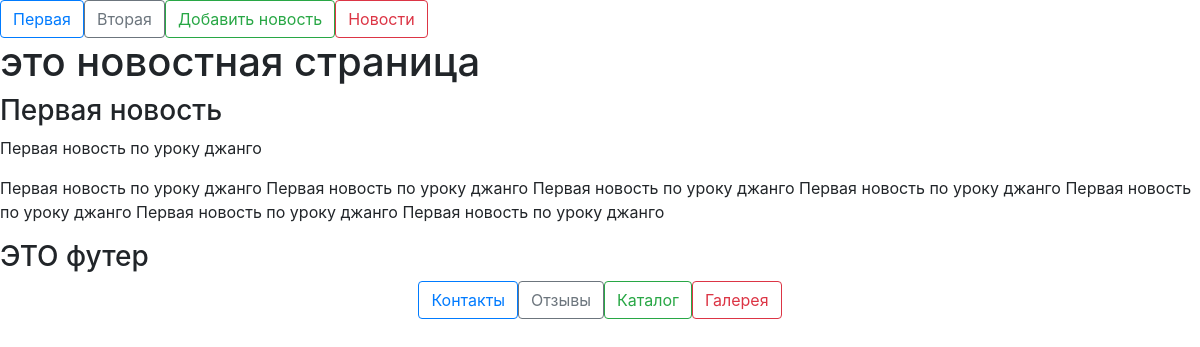
Before: /news/ with the older database file.
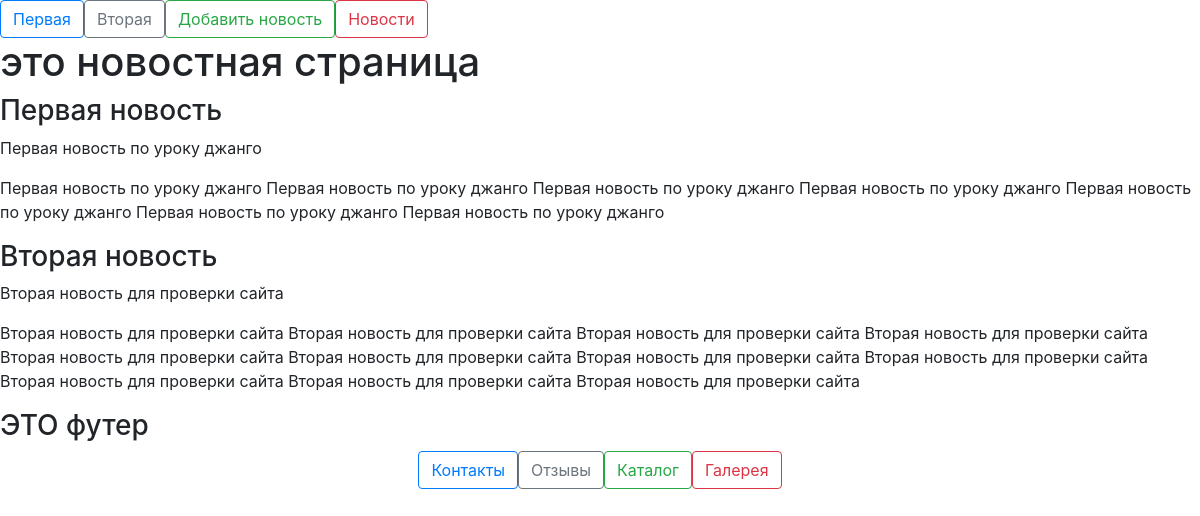
After: the same page with the newer database file.
### news/models.py (models this page shows)
class news_posts(models.Model):
    title = models.CharField('Название', max_length=100)
    short_descr = models.CharField('Кратко', max_length=200)
    content = models.TextField('Содержание')
    pub_date = models.DateTimeField('Дата')
    class Meta:
        verbose_name = 'Новость'
        verbose_name_plural = 'Новости'

### news/views.py (the view)
# urls.py: path('', views.home, name = 'home'),
def home(request):
    news = news_posts.objects.all()
    return render(request, 'news/news_page.html',{'news': news})

### news/templates/news/news_page.html (shortened to what this page needs)
{% extends 'first/shablon.html'%}
{% block content %}
	<h1>это новостная страница</h1>
	{% if news %}
		{% for new in news %}
			<div>
				<h3> {{ new.title }} </h3>
				<p> {{ new.short_descr }} </p>
				<p> {{ new.content }} </p>
			</div>
		{% endfor %}
	{% else %}
		<h4>Новостей ещё нет.</h4>
	{% endif %}
{% endblock %}

Changed rows visible on the page:
added news_posts: title "Вторая новость", short_descr "Вторая новость для проверки сайта", content "Вторая новость для проверки сайта Вторая новость для проверки сайта Вторая новость для проверки сайта Вторая новость для проверки сайта Вторая новость для проверки сайта Вторая новость для проверки сайта Вторая новость для проверки сайта Вторая новость для проверки сайта Вторая новость для проверки сайта Вторая новость для проверки сайта Вторая новость для проверки сайта"
